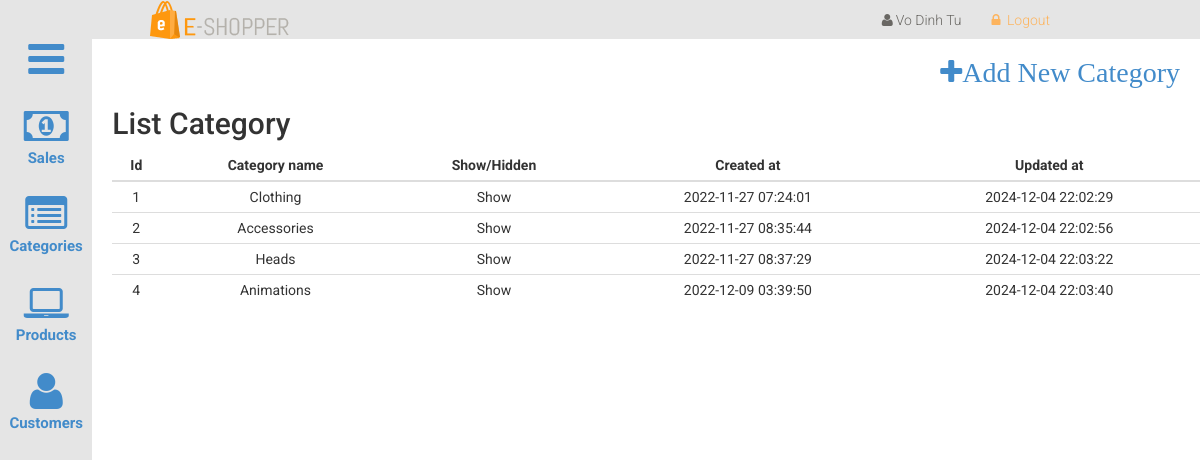
The page /View/Admin/Categories/category.php (signed in) on the database its author committed.
### tables this page shows
CREATE TABLE `categories` (
  `id` int(11) NOT NULL COMMENT 'Primary Key',
  `name` varchar(255) DEFAULT NULL,
  `is_active` int(11) DEFAULT NULL,
  `created_at` timestamp NULL DEFAULT current_timestamp(),
  `updated_at` datetime DEFAULT current_timestamp() ON UPDATE current_timestamp()
);

### Connect/Connection.php (called while the page is built, shortened)
<?php
class Connection
{
    public function connectDb()
    {
        $con = new mysqli(self::DBHOST, self::DBUSER, self::DBPASS, self::DBNAME) or die("Connect failed: %s\n" . $con->error);
        return $con;
    }
}

### Model/Admin/Admin.php (called while the page is built, shortened)
<?php
class Admin extends Connection
{
    public function getAdminById($adminId)
    {
        $sql = "select * from admins where id = $adminId ;";
        $result = $this->connectDb()->query($sql);
        return $result->fetch_assoc();
    }
}

### Model/Category/Category.php (called while the page is built, shortened)
<?php
class Category extends Connection
{
    public function getCollection()
    {
        $sql = "select * from categories where is_active=1;";
        $result = $this->connectDb()->query($sql);
        return $result;
    }
}

### View/Admin/Categories/category.php (the view, shortened to what this page needs)
<!DOCTYPE html>
<html lang="en">
<head>
    <link href="/source-code-web/View/View/Css/admin-styles.css" rel="stylesheet">
    <link href="/source-code-web/View/View/Css/bootstrap.min.css" rel="stylesheet">
    <link href="/source-code-web/View/View/Css/font-awesome.min.css" rel="stylesheet">
    <link href="/source-code-web/View/View/Css/prettyPhoto.css" rel="stylesheet">
    <link href="/source-code-web/View/View/Css/price-range.css" rel="stylesheet">
    <link href="/source-code-web/View/View/Css/animate.css" rel="stylesheet">
    <link href="/source-code-web/View/View/Css/main.css" rel="stylesheet">
    <link href="/source-code-web/View/View/Css/responsive.css" rel="stylesheet">
</head>
<body>
    <?php include '../header.php'; ?>
    <?php
    $categories = new Category();
    $categoryCollection = $categories->getCollection();
    ?>
    <div class="container-admin">
        <?php include '../ToolBar.php'; ?>
        <section style="width: 100%; height: 100vh;overflow-y: scroll;">
            <div class="add-category">
                <a href="/source-code-web/View/Admin/Categories/add.php"><i class="fa fa-plus fa-2x">Add New Category</i></a>
            </div>
            <div class="show-category">
                <h2>List Category</h2>
                <table class="table table-condensed">
                    <thead>
                        <tr>
                            <th>Id</th>
                            <th>Category name</th>
                            <th>Show/Hidden</th>
                            <th>Created at</th>
                            <th>Updated at</th>
                        </tr>
                    </thead>
                    <tbody>
                        <?php foreach ($categoryCollection as $category) : ?>
                            <tr id="<?= $category['name'] ?>" onclick="clickRow(this)">
                                <td><?= $category['id'] ?></td>
                                <td><?= $category['name'] ?></td>
                                <td><?= $category['is_active'] == 1 ? 'Show' : 'Hidden' ?></td>
                                <td><?= $category['created_at'] ?></td>
                                <td><?= $category['updated_at'] ?></td>
                            </tr>
                        <?php endforeach; ?>
                    </tbody>
                </table>
            </div>
        </section>
    </div>
</body>
</html>

### View/Admin/header.php (shortened to what this page needs)
<?php
include '/xampp/htdocs/source-code-web/Connect/Connection.php';
include '/xampp/htdocs/source-code-web/Model/Category/Category.php';
include '/xampp/htdocs/source-code-web/Model/Admin/Admin.php';
$admins = new Admin();
$admin = $admins->getAdminById($_SESSION['adminId']);
?>
<!DOCTYPE html>
<html lang="en">
<head>
    <link href="/source-code-web/View/View/Css/admin-styles.css" rel="stylesheet">
    <link href="/source-code-web/View/View/Css/bootstrap.min.css" rel="stylesheet">
    <link href="/source-code-web/View/View/Css/font-awesome.min.css" rel="stylesheet">
    <link href="/source-code-web/View/View/Css/prettyPhoto.css" rel="stylesheet">
    <link href="/source-code-web/View/View/Css/price-range.css" rel="stylesheet">
    <link href="/source-code-web/View/View/Css/animate.css" rel="stylesheet">
    <link href="/source-code-web/View/View/Css/main.css" rel="stylesheet">
    <link href="/source-code-web/View/View/Css/responsive.css" rel="stylesheet">
</head>
<body>
    <header id="header">
        <div class="container header-admin">
            <div class="row">
                <div class="col-sm-4 logo-admin">
                    <div class="logo pull-left">
                        <a href="/source-code-web/View/Admin/index.php"><img src="/source-code-web/View/View/images/home/logo.png" alt="" /></a>
                    </div>
                </div>
                <div class="col-sm-8 info-admin">
                    <div class="shop-menu pull-right">
                        <ul class="nav navbar-nav">
                            <li><a style="background: #e5e5e5;" href=""><i class="fa fa-user"></i><?= $admin['first_name'] . ' ' . $admin['last_name'] ?></a></li>
                            <li><a href="/source-code-web/View/Admin/login.php?action=logout" class="active header-admin"><i class="fa fa-lock"></i> Logout</a></li>
                        </ul>
                    </div>
                </div>
            </div>
        </div>
    </header>
</body>
</html>

### View/View/Css/admin-styles.css (style rules this page uses)
.header-admin { background-color: #e5e5e5; }
.col-sm-4.logo-admin { padding-left: 150px; }
.col-sm-8.info-admin { padding-right: 150px; }
.container-admin { display: flex; }
.container.header-admin { margin-right: 0; margin-left: 0; width: 100%; }
.container-admin .add-attribute-product,.add-category { text-align: end; margin-right: 20px; margin-top: 20px; margin-bottom: 20px; }
.list-product,.show-category,.container-add-attribute-product { margin-left: 20px; }
thead tr th { text-align: center; }
tbody tr td { text-align: center; }
section { -ms-overflow-style: none; scrollbar-width: none; }

### View/View/Css/main.css (style rules this page uses)
body { font-family: 'Roboto', sans-serif; background:; position: relative; font-weight:400px; }
ul li { list-style: none; }
a { -webkit-transition: 300ms; -moz-transition: 300ms; -o-transition: 300ms; transition: 300ms; }
h1, h2, h3, h4, h5, h6 { font-family: 'Roboto', sans-serif; }
.shop-menu ul li { display:inline-block; padding-left: 15px; padding-right: 15px; }
.shop-menu ul li:last-child { padding-right: 0; }
.shop-menu ul li a { background: #FFFFFF; color: #696763; font-family: 'Roboto', sans-serif; font-size: 14px; font-weight: 300; padding:0; padding-right: 0; margin-top: 10px; }
.shop-menu ul li a i { margin-right:3px; }
.mainmenu ul li a:hover, .mainmenu ul li a.active, .shop-menu ul li a.active { background:none; color:#fdb45e; }

### rows shown on the page
categories: id "1", name "Clothing", is_active "Show", created_at "2022-11-27 07:24:01", updated_at "2024-12-04 22:02:29"
categories: id "2", name "Accessories", is_active "Show", created_at "2022-11-27 08:35:44", updated_at "2024-12-04 22:02:56"
categories: id "3", name "Heads", is_active "Show", created_at "2022-11-27 08:37:29", updated_at "2024-12-04 22:03:22"
categories: id "4", name "Animations", is_active "Show", created_at "2022-12-09 03:39:50", updated_at "2024-12-04 22:03:40"

### other values the page prints
$admin['first_name'] "Vo Dinh"
$admin['last_name'] "Tu"
